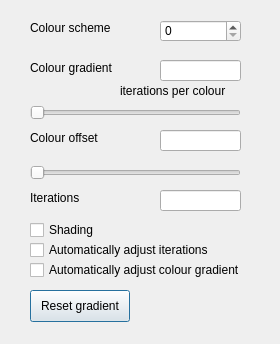
<?xml version="1.0" encoding="UTF-8"?>
<ui version="4.0">
 <class>ControlPanel</class>
 <widget class="QDialog" name="ControlPanel">
  <property name="geometry">
   <rect>
    <x>0</x>
    <y>0</y>
    <width>280</width>
    <height>344</height>
   </rect>
  </property>
  <property name="windowTitle">
   <string>Colour controls</string>
  </property>
  <widget class="QSpinBox" name="colourSeedSpin">
   <property name="geometry">
    <rect>
     <x>160</x>
     <y>20</y>
     <width>81</width>
     <height>22</height>
    </rect>
   </property>
  </widget>
  <widget class="QLabel" name="label">
   <property name="geometry">
    <rect>
     <x>30</x>
     <y>20</y>
     <width>101</width>
     <height>16</height>
    </rect>
   </property>
   <property name="text">
    <string>Colour scheme</string>
   </property>
  </widget>
  <widget class="QLineEdit" name="colourGradientBox">
   <property name="geometry">
    <rect>
     <x>160</x>
     <y>60</y>
     <width>81</width>
     <height>21</height>
    </rect>
   </property>
  </widget>
  <widget class="QLabel" name="label_2">
   <property name="geometry">
    <rect>
     <x>30</x>
     <y>60</y>
     <width>111</width>
     <height>16</height>
    </rect>
   </property>
   <property name="text">
    <string>Colour gradient</string>
   </property>
  </widget>
  <widget class="QLabel" name="label_3">
   <property name="geometry">
    <rect>
     <x>30</x>
     <y>130</y>
     <width>101</width>
     <height>16</height>
    </rect>
   </property>
   <property name="text">
    <string>Colour offset</string>
   </property>
  </widget>
  <widget class="QLineEdit" name="colourOffsetBox">
   <property name="geometry">
    <rect>
     <x>160</x>
     <y>130</y>
     <width>81</width>
     <height>21</height>
    </rect>
   </property>
  </widget>
  <widget class="QSlider" name="colourGradientSlider">
   <property name="geometry">
    <rect>
     <x>30</x>
     <y>100</y>
     <width>211</width>
     <height>25</height>
    </rect>
   </property>
   <property name="orientation">
    <enum>Qt::Orientation::Horizontal</enum>
   </property>
  </widget>
  <widget class="QSlider" name="colourOffsetSlider">
   <property name="geometry">
    <rect>
     <x>30</x>
     <y>160</y>
     <width>211</width>
     <height>25</height>
    </rect>
   </property>
   <property name="orientation">
    <enum>Qt::Orientation::Horizontal</enum>
   </property>
  </widget>
  <widget class="QCheckBox" name="shadingCheck">
   <property name="geometry">
    <rect>
     <x>30</x>
     <y>220</y>
     <width>111</width>
     <height>20</height>
    </rect>
   </property>
   <property name="text">
    <string>Shading</string>
   </property>
  </widget>
  <widget class="QCheckBox" name="autoGradientCheck">
   <property name="geometry">
    <rect>
     <x>30</x>
     <y>260</y>
     <width>281</width>
     <height>20</height>
    </rect>
   </property>
   <property name="text">
    <string>Automatically adjust colour gradient</string>
   </property>
  </widget>
  <widget class="QLineEdit" name="iterationsBox">
   <property name="geometry">
    <rect>
     <x>160</x>
     <y>190</y>
     <width>81</width>
     <height>21</height>
    </rect>
   </property>
  </widget>
  <widget class="QLabel" name="label_4">
   <property name="geometry">
    <rect>
     <x>30</x>
     <y>190</y>
     <width>71</width>
     <height>16</height>
    </rect>
   </property>
   <property name="text">
    <string>Iterations</string>
   </property>
  </widget>
  <widget class="QCheckBox" name="autoIterationsCheck">
   <property name="geometry">
    <rect>
     <x>30</x>
     <y>240</y>
     <width>231</width>
     <height>20</height>
    </rect>
   </property>
   <property name="text">
    <string>Automatically adjust iterations</string>
   </property>
  </widget>
  <widget class="QPushButton" name="resetGradientButton">
   <property name="geometry">
    <rect>
     <x>30</x>
     <y>290</y>
     <width>100</width>
     <height>32</height>
    </rect>
   </property>
   <property name="text">
    <string>Reset gradient</string>
   </property>
  </widget>
  <widget class="QLabel" name="label_5">
   <property name="geometry">
    <rect>
     <x>120</x>
     <y>80</y>
     <width>121</width>
     <height>21</height>
    </rect>
   </property>
   <property name="text">
    <string>iterations per colour</string>
   </property>
  </widget>
 </widget>
 <resources/>
 <connections/>
</ui>
